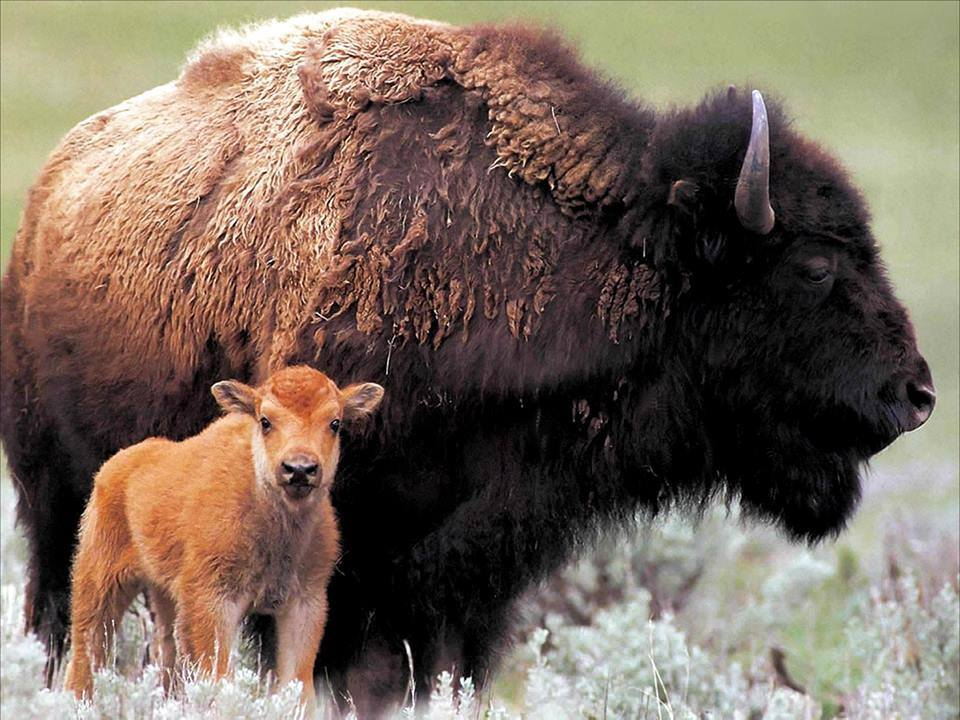
#> input picture ExerciseTwo/asserts/OpenC.jpg, 960 x 720 px
$ python bounding_rects_circles.py --input ../asserts/OpenC.jpg
#> lines starting #> are read from the running program, lines starting #| are printed output that depends on the picture; after the words box and inside, x2 and y2 are one past the last pixel; in counts of white or black regions, pixels touching at a corner belong together
from __future__ import print_function
import cv2 as cv
import numpy as np
import argparse
import random as rng

rng.seed(12345)


def thresh_callback(val):
    threshold = val

    canny_output = cv.Canny(src_gray, threshold, threshold * 2)

    contours, _ = cv.findContours(canny_output, cv.RETR_TREE, cv.CHAIN_APPROX_SIMPLE)

    contours_poly = [None] * len(contours)
    boundRect = [None] * len(contours)
    centers = [None] * len(contours)
    radius = [None] * len(contours)
    for i, c in enumerate(contours):
        contours_poly[i] = cv.approxPolyDP(c, 3, True)
        boundRect[i] = cv.boundingRect(contours_poly[i])
        centers[i], radius[i] = cv.minEnclosingCircle(contours_poly[i])

    drawing = np.zeros((canny_output.shape[0], canny_output.shape[1], 3), dtype=np.uint8)

    for i in range(len(contours)):
        color = (rng.randint(0, 256), rng.randint(0, 256), rng.randint(0, 256))
        cv.drawContours(drawing, contours_poly, i, color)
        cv.rectangle(drawing, (int(boundRect[i][0]), int(boundRect[i][1])), \
                     (int(boundRect[i][0] + boundRect[i][2]), int(boundRect[i][1] + boundRect[i][3])), color, 2)
        cv.circle(drawing, (int(centers[i][0]), int(centers[i][1])), int(radius[i]), color, 2)

    cv.imshow('Contours', drawing)


parser = argparse.ArgumentParser(description='Code for Creating Bounding boxes and circles for contours tutorial.')
parser.add_argument('--input', help='Path to input image.', default='stuff.jpg')
args = parser.parse_args()
src = cv.imread('../asserts/OpenC.jpg')
#> src is the input picture: shape (720, 960, 3); mean B, G, R 93.1, 105.6, 121
if src is None:
    print('Could not open or find the image:', args.input)
    exit(0)
# Convert image to gray and blur it
src_gray = cv.cvtColor(src, cv.COLOR_BGR2GRAY)
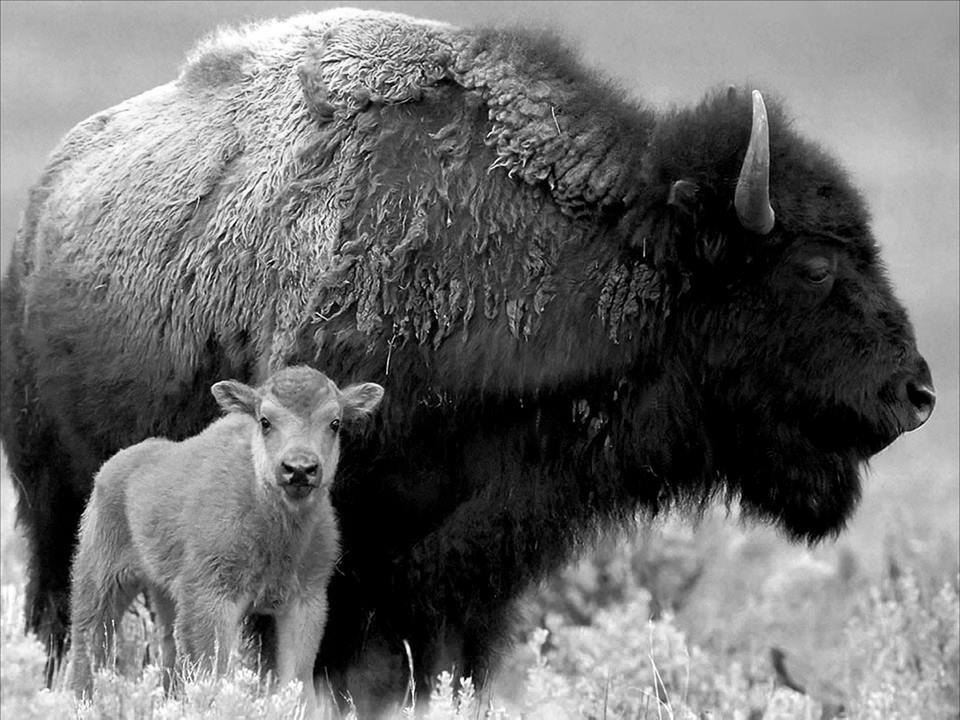
#> src_gray: shape (720, 960); min 0, max 255, mean 108.8
src_gray = cv.blur(src_gray, (3, 3))
source_window = 'Source'
cv.namedWindow(source_window)
cv.imshow(source_window, src)
max_thresh = 255
thresh = 100  # initial threshold
cv.createTrackbar('Canny thresh:', source_window, thresh, max_thresh, thresh_callback)
thresh_callback(thresh)
#> in thresh_callback, `canny_output = cv.Canny(src_gray, threshold, threshold * 2)`:
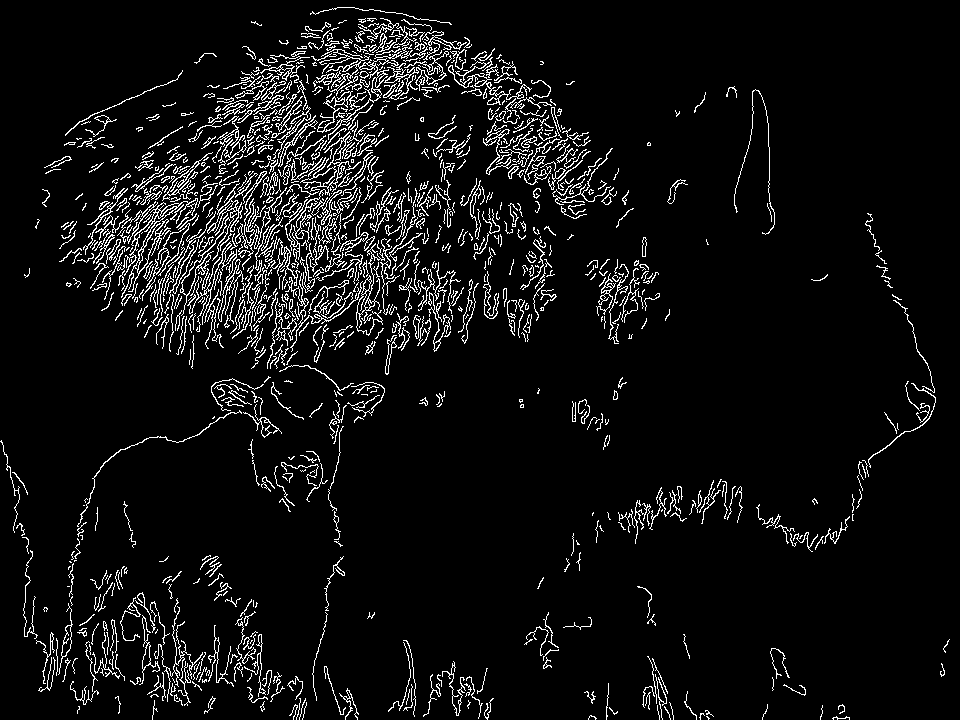
#> canny_output: shape (720, 960); 6.4% white in thin lines or dots
#> in thresh_callback, `contours, _ = cv.findContours(canny_output, cv.RETR_TREE, cv.CHAIN_APP..`: contours = 1255 contours, 1017 with area under 20; largest, box (x1, y1, x2, y2) and area: (313, 49, 399, 140) 616, (121, 198, 198, 298) 478, (293, 120, 366, 243) 459, (356, 240, 385, 336) 358, (187, 241, 244, 332) 308
#> in thresh_callback, `contours_poly = [None] * len(contours)`: contours_poly = 1255 items
#> after the loop in thresh_callback, `for i, c in enumerate(contours):`: boundRect = 1255 items, first 6: (832, 718, 18, 2), (706, 716, 3, 4), (588, 715, 9, 5), (700, 713, 4, 7), (705, 710, 9, 7), (609, 707, 9, 8); centers = 1255 pairs, first value 7.5 to 947, second value 18.5 to 718.5; contours_poly = 1255 contours, 984 with area under 20; largest, box (x1, y1, x2, y2) and area: (314, 49, 398, 140) 886, (293, 120, 365, 243) 704, (121, 198, 198, 298) 677, (187, 241, 243, 332) 544, (356, 240, 385, 336) 524; radius = 1255 values, max 99.87 at index 252, min 0.0001 at index 111, mean 8.59
#> the loop in thresh_callback, `for i in range(len(contours)):` made 1255 passes
#> color on passes 1 to 3: (213, 5, 152), (188, 99, 138), (223, 82, 191)
#> after the loop in thresh_callback, `for i in range(len(contours)):`:
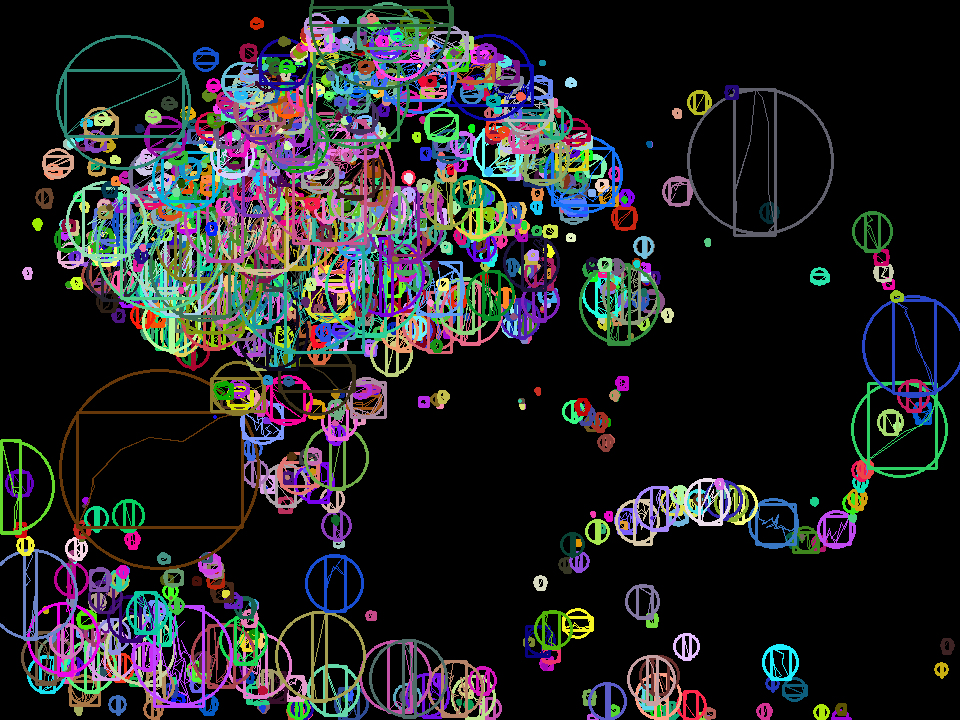
#> drawing: shape (720, 960, 3); mean of channels 0, 1, 2 38.5, 36.4, 36.6; drawn as B, G, R
cv.waitKey()

$ run again, with ExerciseTwo/asserts/shah.jpeg copied over ExerciseTwo/asserts/OpenC.jpg
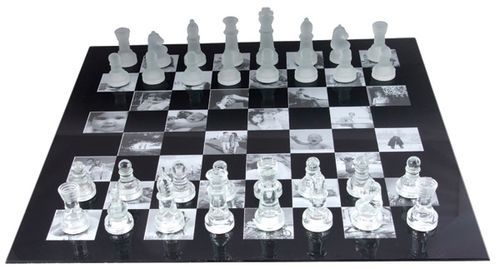
#> input picture ExerciseTwo/asserts/shah.jpeg, 500 x 269 px
#> src is the input picture: shape (269, 500, 3); mean B, G, R 163.4, 158.7, 156.6
#> in thresh_callback, `canny_output = cv.Canny(src_gray, threshold, threshold * 2)`:
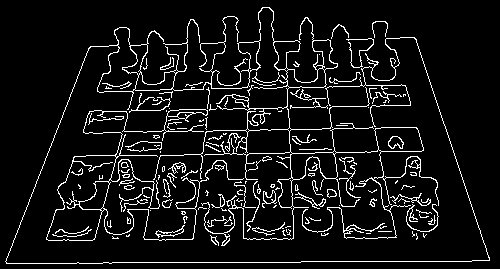
#> canny_output: shape (269, 500); 7.9% white in thin lines or dots
#> contours = 193 contours, 150 with area under 20; largest, box (x1, y1, x2, y2) and area: (5, 7, 490, 264) 7424, (46, 109, 244, 241) 4392, (46, 155, 117, 241) 3328, (97, 27, 139, 93) 1445, (374, 127, 424, 152) 1042
#> in thresh_callback, `contours_poly = [None] * len(contours)`: contours_poly = 193 items
#> the loop in thresh_callback, `for i, c in enumerate(contours):` made 193 passes
#> c on passes 6, 9, 12: [[366, 233], [370, 233]], [[378, 231], [391, 231]], [[286, 229], [286, 231], [287, 232], [286, 231]]
#> after the loop in thresh_callback, `for i, c in enumerate(contours):`: boundRect = 193 items, first 6: (112, 236, 7, 3), (210, 235, 9, 11), (126, 234, 4, 3), (423, 233, 2, 5), (416, 233, 1, 7), (366, 233, 5, 1); centers = 193 pairs, first value 71.5 to 431.5, second value 29.1 to 240; contours_poly = 193 contours, 147 with area under 20; largest, box (x1, y1, x2, y2) and area: (5, 7, 490, 264) 9434, (46, 110, 244, 240) 4572, (48, 155, 115, 241) 3056, (99, 27, 138, 93) 1397, (374, 127, 424, 152) 911; radius = 193 values, max 245.6 at index 163, min 0.0001 at index 29, mean 8.95
#> the loop in thresh_callback, `for i in range(len(contours)):` made 193 passes
#> color on passes 1 to 3: (213, 5, 152), (188, 99, 138), (223, 82, 191)
#> after the loop in thresh_callback, `for i in range(len(contours)):`:
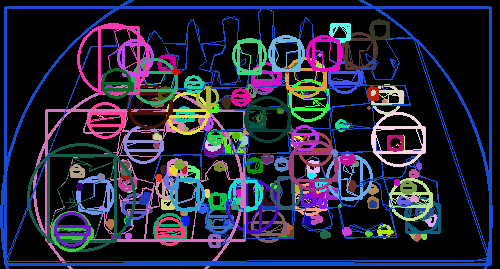
#> drawing: shape (269, 500, 3); mean of channels 0, 1, 2 55, 36.6, 35.5; drawn as B, G, R
